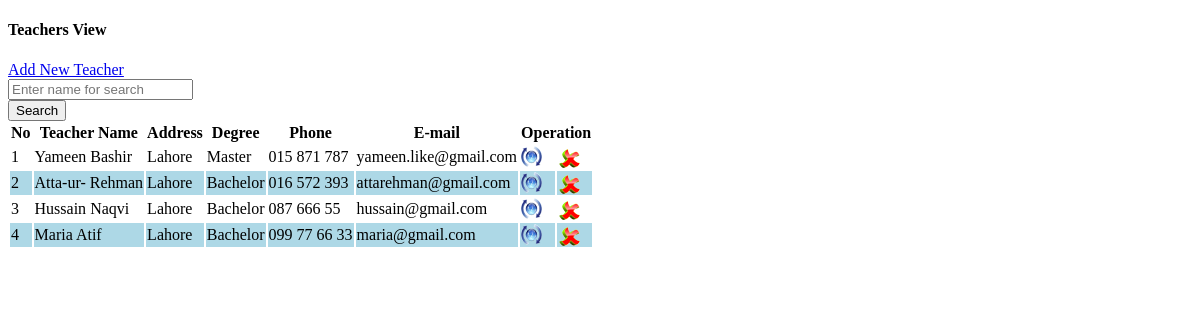
Screenshot of /View_Teachers.php with the database file from the repository.
### tables this page shows
CREATE TABLE `teacher_tbl` (
  `teacher_id` int(10) UNSIGNED NOT NULL,
  `f_name` varchar(30) NOT NULL,
  `l_name` varchar(30) NOT NULL,
  `gender` char(10) NOT NULL,
  `dob` date NOT NULL,
  `address` varchar(100) NOT NULL,
  `degree` varchar(50) NOT NULL,
  `salary` float NOT NULL,
  `married` char(10) NOT NULL,
  `phone` varchar(50) NOT NULL,
  `email` varchar(50) NOT NULL
);

### View_Teachers.php (the view, shortened to what this page needs)
<?php
$c=mysqli_connect("localhost","root","","database") or die("No Connection");
?>
<!DOCTYPE html PUBLIC "-//W3C//DTD XHTML 1.0 Transitional//EN" "http://www.w3.org/TR/xhtml1/DTD/xhtml1-transitional.dtd">
<html xmlns="http://www.w3.org/1999/xhtml">
<head>
<link rel="stylesheet" type="text/css" href="css/style_view.css" />
</head>
<body>
<div class="col-md-12  view-form-style">
    <div class="col-md-12 entry-head margin-20b">
        <h4 class="left">Teachers View</h4>
        <a class="btn btn-primary right" href="?tag=teachers_entry">Add New Teacher</a>
    </div>
    <form role="form" data-toggle="validator" method="post" class="form-horizontal">
        <div class="form-group">
            <div class="col-md-9 col-md-offset-1 col-xs-9 col-sm-10">
                <input type="text" class="form-control" name="searchtxt" Placeholder="Enter name for search" autocomplete="off"/></div>
            <input type="submit" name="btnsearch" value="Search" class="btn btn-info"/>
        </div>
    </form>
<div class="table-responsive">
    <table class="table table-bordered">
        <tr>
            <th>No</th>
            <th>Teacher Name</th>
            <th>Address</th>
            <th>Degree</th>
            <th>Phone</th>
            <th>E-mail</th>
            <th colspan="2">Operation</th>
        </tr>
         <?php
		 $key="";
	if($key !="")
		$sql_sel=mysqli_query($c,"SElECT * FROM teacher_tbl WHERE f_name  like '%$key%' or l_name like '%$key%'");
	else
        $sql_sel=mysqli_query($c,"SELECT * FROM teacher_tbl");
    $i=0;
    while($row=mysqli_fetch_array($sql_sel)){
    $i++;
    $color=($i%2==0)?"lightblue":"white";
    ?>
      <tr bgcolor="<?php echo $color?>">
            <td><?php echo $i;?></td>
            <td><?php echo $row['f_name']."    ".$row['l_name'];?></td>
            <td><?php echo $row['address'];?></td>
            <td><?php echo $row['degree'];?></td>
            <td><?php echo $row['phone'];?></td>
            <td><?php echo $row['email'];?></td>
            <td><a href="?tag=teachers_entry&opr=upd&rs_id=<?php echo $row['teacher_id'];?>" title="Upate"><img src="picture/update.png" /></a></td>
            <td><a href="?tag=view_teachers&opr=del&rs_id=<?php echo $row['teacher_id'];?>" title="Delete"><img src="picture/delete.png" /></a></td>
        </tr>
    <?php
    }
    ?>
    </table>
</div>
</body>
</html>

### rows the page displays
teacher_tbl: f_name "Yameen", l_name "Bashir", address "Lahore", degree "Master", phone "015 871 787", email "yameen.like@gmail.com"
teacher_tbl: f_name "Atta-ur-", l_name "Rehman", address "Lahore", degree "Bachelor", phone "016 572 393", email "attarehman@gmail.com"
teacher_tbl: f_name "Hussain", l_name "Naqvi", address "Lahore", degree "Bachelor", phone "087 666 55", email "hussain@gmail.com"
teacher_tbl: f_name "Maria", l_name "Atif", address "Lahore", degree "Bachelor", phone "099 77 66 33", email "maria@gmail.com"
